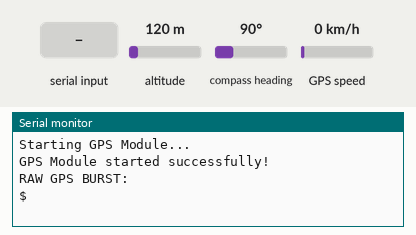
Simulated run of this program. Board: ESP32. Shown: the last lines printed to the serial monitor. The test bench sets the inputs (shaded band); at power-on: compass heading 90°, altitude 120 m, GPS speed 0 km/h. The GPS gets a fix after 3 s at 37.7749, -122.4194 with 8 satellites.

Above: at 2.2 s.
2.3 s: compass heading set to 269°
At 3.5 s:
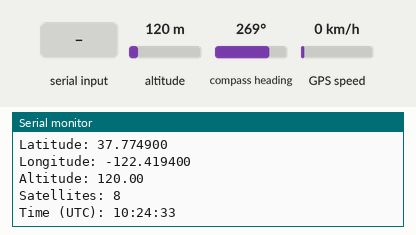
5.0 s: "1" received over the second serial link
7.7 s: altitude set to 20 m
At 10.1 s:
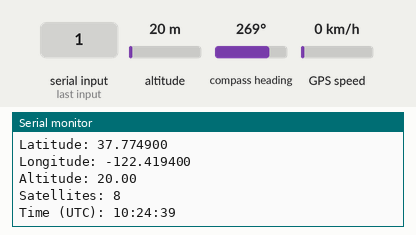
14.1 s: altitude set to 250 m
At 15.6 s:
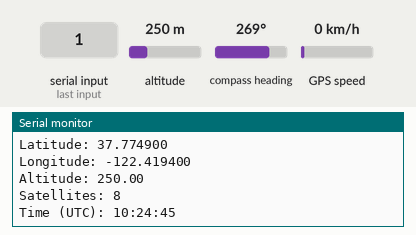
18.6 s: GPS speed set to 30 km/h
At 20.0 s:
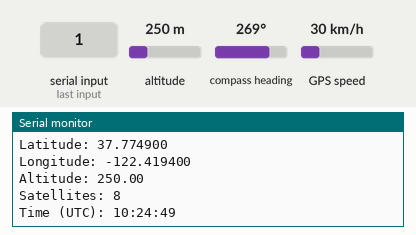
22.6 s: "0" received over the second serial link
Timing chart, 0 to 25.6 s (numbered marks = the images above; inputs shaded):
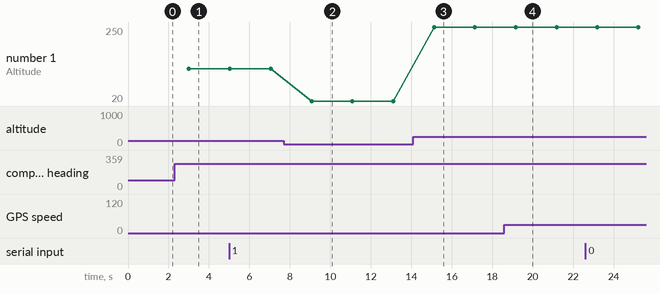

The program:

main.cpp
```cpp
// Daniel Yu
// CANSAT Team 2T4-2T5
// Robotics for Space Exploration
// University of Toronto

// GPS High Altitude Testing --> 4AM GPS Testing for CanSat Virginia 2025 lmao
// Writing to ESP32

#include <Arduino.h>
#include <TinyGPS++.h>
#include <HardwareSerial.h>
#include "FS.h"
#include "SPIFFS.h"

TinyGPSPlus gps;
HardwareSerial GPS_Serial(1);
File gpsFile;

void setup() {
    Serial.begin(115200); // For monitoring
    Serial.println("Starting GPS Module...");
    delay(1000); // Allow time for Serial to initialize

    // RX0 and TX0 pins for GPS (PCB Version)
    // GPS_Serial.begin(9600, SERIAL_8N1, 3, 1); // Set baud rate and pins for GPS

    // RX1 and TX1 pins for GPS (Breadboard Version)
    GPS_Serial.begin(9600, SERIAL_8N1, 9, 10); // Set baud rate and pins for GPS

    // Initialize SPIFFS
    // if (!SPIFFS.begin(true)) {
    //     Serial.println("Failed to mount file system");
    //     return;
    // }

    Serial.println("GPS Module started successfully!");
}

void loop() {
    // Open or create the gps_data.txt file for appending
    // gpsFile = SPIFFS.open("/gps_data.txt", FILE_APPEND);
    // if (!gpsFile) {
    //     Serial.println("Failed to open gps_data.txt for writing");
    //     return;
    // }

    // Process incoming GPS data
    // while (GPS_Serial.available() > 0) {
    //     char c = GPS_Serial.read();
    //     //gpsFile.write(c);      // Write raw data to the file
    //     Serial.write(c);       // Print raw data to Serial Monitor
    //     gps.encode(c);         // Feed data to TinyGPS++ for parsing
    // }

    // int gps_avail = GPS_Serial.available();
    // for(int i = 0; i < gps_avail; i++)
    // {
    //     //Serial.print(GPS_Serial.read());
    //     //Serial.print(GPS_Serial.readStringUntil('\n'));
    //     Serial.print((char)GPS_Serial.read());
    //     gps.encode(GPS_Serial.read());
    // }

    // Get the number of available bytes
    int gps_avail = GPS_Serial.available();
    String gpsData = "";
    for (int i = 0; i < gps_avail; i++) {
        gpsData += (char)GPS_Serial.read();
    }

    // Print the full burst to Serial
    if (gpsData.length() > 0) {
        Serial.print("RAW GPS BURST: \n");
        Serial.print(gpsData);
        // Feed each character to TinyGPS++
        for (size_t i = 0; i < gpsData.length(); i++) {
            gps.encode(gpsData[i]);
        }
    }

    // Print parsed GPS info if available
    if (gps.location.isValid() && gps.location.isUpdated()) {
        Serial.print("\n\nGPS DATA:\n");
        Serial.print("Latitude: ");
        Serial.println(gps.location.lat(), 6);
        Serial.print("Longitude: ");
        Serial.println(gps.location.lng(), 6);
        Serial.print("Altitude: ");
        Serial.println(gps.altitude.meters());
        Serial.print("Satellites: ");
        Serial.println(gps.satellites.value());
        Serial.print("Time (UTC): ");
        if (gps.time.isValid()) {
            char timeStr[16];
            sprintf(timeStr, "%02d:%02d:%02d", gps.time.hour(), gps.time.minute(), gps.time.second());
            Serial.println(timeStr);
        } else {
            Serial.println("INVALID");

        Serial.println();
        }
    }

    //gpsFile.close(); // Close the file to save after changes

    delay(2000);
}
```

Measured:
- after the input at 2.3 s, the serial monitor: prints a new line after 0.70 s (image 1)
- after the input at 7.7 s, the serial monitor: prints a new line after 1.4 s (image 2)
- after the input at 14.1 s, the serial monitor: prints a new line after 1.0 s (image 3)
- after the input at 18.6 s, the serial monitor: prints a new line after 0.55 s (image 4)
- plotted number 1: 120 → 20 after the input at 7.7 s, 20 → 250 after the input at 14.1 s
